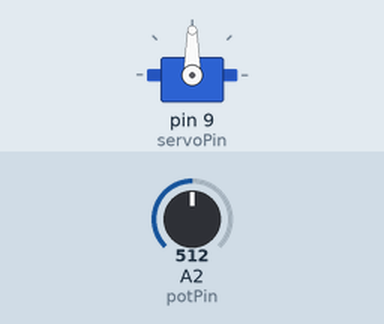
Simulated run of this sketch. Board: Arduino Uno, built with avr-gcc and run on an emulated ATmega328P. Shown: servo. Inputs (shaded band) come from the test bench; at power-on: A2 (potPin) = 512.

Above: at 1.2 s.
1.3 s: A2 (potPin) set to 716
At 2.0 s:
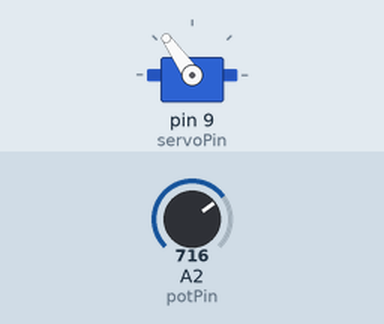
2.8 s: A2 (potPin) set to 900
At 3.4 s:
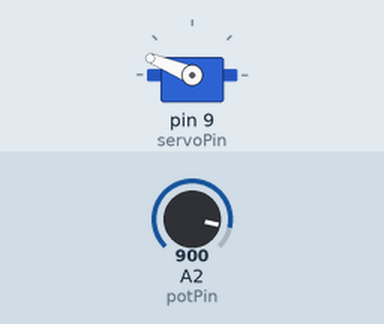
4.3 s: A2 (potPin) set to 1023
At 4.8 s:
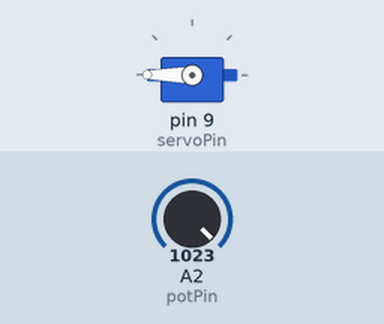
5.8 s: A2 (potPin) set to 306
At 6.1 s:
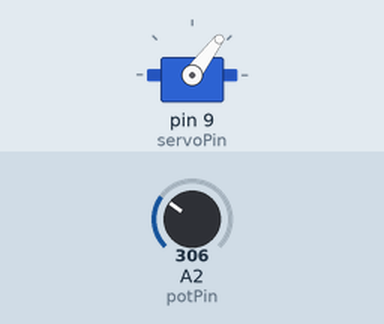
7.3 s: A2 (potPin) set to 122
At 8.7 s:
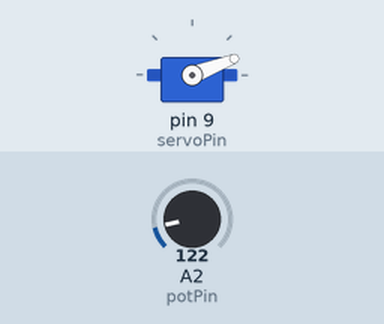
Timing chart, 0 to 9.8 s (numbered marks = the images above; inputs shaded):
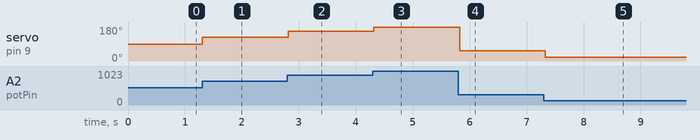

The sketch:

servoPotCode.ino
```cpp
#include <Servo.h>
int baudRate=9600;
int servoPin=9;
int potPin=A2;
int dt=50;
int servoAngle;
int potInput;

Servo myServo;


void setup() {
  // put your setup code here, to run once:
Serial.begin(baudRate);
myServo.attach(servoPin);
pinMode(potPin,INPUT);
}


void loop() {
  // put your main code here, to run repeatedly:
  potInput = analogRead(potPin);
  servoAngle = potInput*(180.0/1023.0);
  myServo.write(servoAngle);
  delay(dt);
}
```

Measured:
- after the input at 1.3 s, servo on pin 9 (servoPin): 90° → 125° at once
- after the input at 2.8 s, servo on pin 9 (servoPin): 125° → 158° at once
- after the input at 4.3 s, servo on pin 9 (servoPin): 158° → 180° at once
- after the input at 5.8 s, servo on pin 9 (servoPin): 180° → 53° at once
- after the input at 7.3 s, servo on pin 9 (servoPin): 53° → 21° at once
